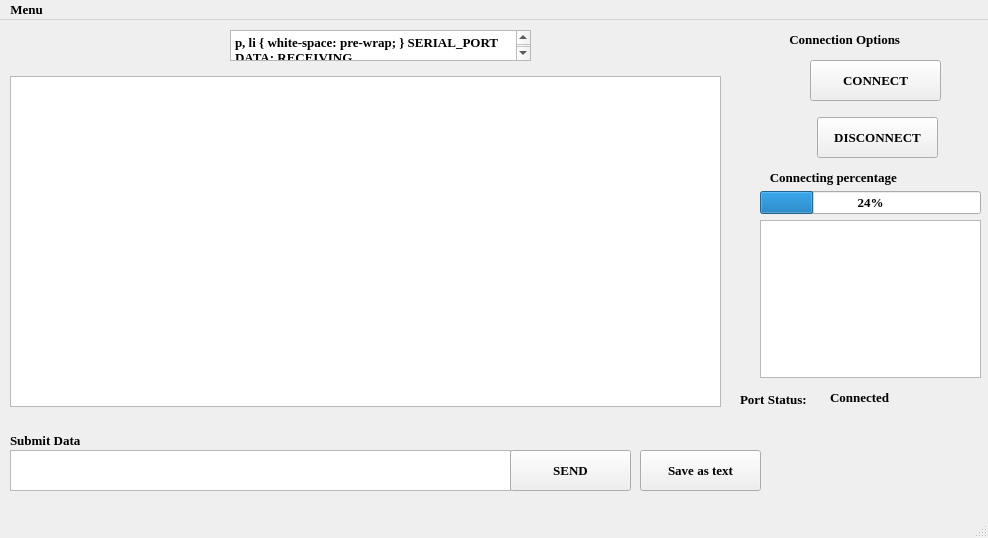
<?xml version="1.0" encoding="UTF-8"?>
<ui version="4.0">
 <class>qt</class>
 <widget class="QMainWindow" name="qt">
  <property name="geometry">
   <rect>
    <x>0</x>
    <y>0</y>
    <width>988</width>
    <height>538</height>
   </rect>
  </property>
  <property name="font">
   <font>
    <family>Times New Roman</family>
    <pointsize>10</pointsize>
    <weight>75</weight>
    <bold>true</bold>
   </font>
  </property>
  <property name="cursor">
   <cursorShape>ArrowCursor</cursorShape>
  </property>
  <property name="windowTitle">
   <string>SERIAL_MONITOR</string>
  </property>
  <property name="windowIcon">
   <iconset>
    <normaloff>../../.designer/backup/index.jpeg</normaloff>../../.designer/backup/index.jpeg</iconset>
  </property>
  <property name="windowOpacity">
   <double>0.990000000000000</double>
  </property>
  <property name="statusTip">
   <string>Phutung Research Institute</string>
  </property>
  <property name="whatsThis">
   <string>Serial Communication Program</string>
  </property>
  <property name="layoutDirection">
   <enum>Qt::LeftToRight</enum>
  </property>
  <widget class="QWidget" name="centralwidget">
   <widget class="QWidget" name="formLayoutWidget_2">
    <property name="geometry">
     <rect>
      <x>830</x>
      <y>370</y>
      <width>199</width>
      <height>21</height>
     </rect>
    </property>
    <layout class="QFormLayout" name="formLayout_2">
     <item row="0" column="0">
      <widget class="QLabel" name="label_5">
       <property name="styleSheet">
        <string notr="true"/>
       </property>
       <property name="text">
        <string>Connected</string>
       </property>
      </widget>
     </item>
    </layout>
   </widget>
   <widget class="QWidget" name="verticalLayoutWidget">
    <property name="geometry">
     <rect>
      <x>760</x>
      <y>150</y>
      <width>221</width>
      <height>208</height>
     </rect>
    </property>
    <layout class="QVBoxLayout" name="verticalLayout">
     <item>
      <layout class="QHBoxLayout" name="horizontalLayout_2"/>
     </item>
     <item>
      <widget class="QLabel" name="label_8">
       <property name="font">
        <font>
         <family>Times New Roman</family>
         <pointsize>10</pointsize>
         <weight>75</weight>
         <bold>true</bold>
        </font>
       </property>
       <property name="text">
        <string>   Connecting percentage</string>
       </property>
      </widget>
     </item>
     <item>
      <widget class="QProgressBar" name="progressBar">
       <property name="value">
        <number>24</number>
       </property>
      </widget>
     </item>
     <item>
      <widget class="QTextEdit" name="textEdit"/>
     </item>
    </layout>
   </widget>
   <widget class="QPushButton" name="pushButton_5">
    <property name="geometry">
     <rect>
      <x>640</x>
      <y>430</y>
      <width>121</width>
      <height>41</height>
     </rect>
    </property>
    <property name="text">
     <string>Save as text</string>
    </property>
   </widget>
   <widget class="QLabel" name="label_9">
    <property name="geometry">
     <rect>
      <x>10</x>
      <y>405</y>
      <width>451</width>
      <height>31</height>
     </rect>
    </property>
    <property name="font">
     <font>
      <family>Times New Roman</family>
      <pointsize>10</pointsize>
      <weight>75</weight>
      <bold>true</bold>
     </font>
    </property>
    <property name="text">
     <string>Submit Data</string>
    </property>
   </widget>
   <widget class="QTextEdit" name="textEdit_2">
    <property name="geometry">
     <rect>
      <x>10</x>
      <y>430</y>
      <width>501</width>
      <height>41</height>
     </rect>
    </property>
   </widget>
   <widget class="QPushButton" name="pushButton_3">
    <property name="geometry">
     <rect>
      <x>510</x>
      <y>430</y>
      <width>121</width>
      <height>41</height>
     </rect>
    </property>
    <property name="text">
     <string>SEND</string>
    </property>
   </widget>
   <widget class="QLabel" name="label_10">
    <property name="geometry">
     <rect>
      <x>760</x>
      <y>10</y>
      <width>219</width>
      <height>19</height>
     </rect>
    </property>
    <property name="font">
     <font>
      <family>Times New Roman</family>
      <pointsize>10</pointsize>
      <weight>75</weight>
      <bold>true</bold>
     </font>
    </property>
    <property name="text">
     <string>         Connection Options</string>
    </property>
   </widget>
   <widget class="QPushButton" name="pushButton_2">
    <property name="geometry">
     <rect>
      <x>817</x>
      <y>97</y>
      <width>121</width>
      <height>41</height>
     </rect>
    </property>
    <property name="font">
     <font>
      <family>Times New Roman</family>
      <pointsize>10</pointsize>
      <weight>75</weight>
      <bold>true</bold>
     </font>
    </property>
    <property name="text">
     <string>DISCONNECT</string>
    </property>
   </widget>
   <widget class="QPushButton" name="pushButton">
    <property name="geometry">
     <rect>
      <x>810</x>
      <y>40</y>
      <width>131</width>
      <height>41</height>
     </rect>
    </property>
    <property name="maximumSize">
     <size>
      <width>16777214</width>
      <height>16777215</height>
     </size>
    </property>
    <property name="font">
     <font>
      <family>Times New Roman</family>
      <pointsize>10</pointsize>
      <weight>75</weight>
      <bold>true</bold>
     </font>
    </property>
    <property name="text">
     <string>CONNECT</string>
    </property>
   </widget>
   <widget class="QTextEdit" name="textEdit_4">
    <property name="geometry">
     <rect>
      <x>230</x>
      <y>10</y>
      <width>301</width>
      <height>31</height>
     </rect>
    </property>
    <property name="html">
     <string>&lt;!DOCTYPE HTML PUBLIC &quot;-//W3C//DTD HTML 4.0//EN&quot; &quot;http://www.w3.org/TR/REC-html40/strict.dtd&quot;&gt;
&lt;html&gt;&lt;head&gt;&lt;meta name=&quot;qrichtext&quot; content=&quot;1&quot; /&gt;&lt;style type=&quot;text/css&quot;&gt;
p, li { white-space: pre-wrap; }
&lt;/style&gt;&lt;/head&gt;&lt;body style=&quot; font-family:'Times New Roman'; font-size:10pt; font-weight:600; font-style:normal;&quot;&gt;
&lt;p style=&quot; margin-top:0px; margin-bottom:0px; margin-left:0px; margin-right:0px; -qt-block-indent:0; text-indent:0px;&quot;&gt;SERIAL_PORT DATA: RECEIVING&lt;/p&gt;&lt;/body&gt;&lt;/html&gt;</string>
    </property>
   </widget>
   <widget class="QLabel" name="label_4">
    <property name="geometry">
     <rect>
      <x>740</x>
      <y>370</y>
      <width>89</width>
      <height>19</height>
     </rect>
    </property>
    <property name="text">
     <string>Port Status:</string>
    </property>
   </widget>
   <widget class="QTextEdit" name="textEdit_3">
    <property name="geometry">
     <rect>
      <x>10</x>
      <y>56</y>
      <width>711</width>
      <height>331</height>
     </rect>
    </property>
    <property name="cursor" stdset="0">
     <cursorShape>ArrowCursor</cursorShape>
    </property>
    <property name="autoFillBackground">
     <bool>false</bool>
    </property>
   </widget>
  </widget>
  <widget class="QMenuBar" name="menubar">
   <property name="geometry">
    <rect>
     <x>0</x>
     <y>0</y>
     <width>988</width>
     <height>21</height>
    </rect>
   </property>
   <widget class="QMenu" name="Menu">
    <property name="title">
     <string>Menu</string>
    </property>
    <addaction name="actionEdit"/>
   </widget>
   <addaction name="Menu"/>
  </widget>
  <widget class="QStatusBar" name="statusbar"/>
  <action name="actionAna_Ekran">
   <property name="text">
    <string>Ana Ekran</string>
   </property>
  </action>
  <action name="actionEdit">
   <property name="text">
    <string>Edit</string>
   </property>
  </action>
 </widget>
 <resources/>
 <connections/>
</ui>
